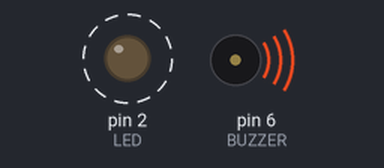
Simulated run of this sketch. Board: Arduino Uno, built with avr-gcc and run on an emulated ATmega328P. Shown: output pins drawn as LEDs (lit = HIGH), buzzer (waves = sounding). Dashed ring = blinking.

Above: at 0.9 s.
At 16.5 s:
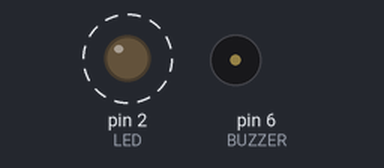
Timing chart, 0 to 19.3 s (numbered marks = the images above):
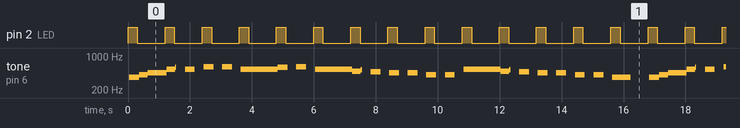

Measured:
- by itself, pin 2 (LED): alternates HIGH for 0.30 s and LOW for 0.90 s
- by itself, tone on pin 6 (BUZZER): plays 363 Hz for 0.32 s, 407 Hz for 0.28 s, 454 Hz for 0.60 s, 537 Hz for 0.28 s, 588 Hz for 0.04 s, 537 Hz for 0.32 s … (218 notes in this stretch)

The sketch:

Beeper.ino
```cpp
#define BUZZER 6
#define LED 2

int tune = 100;
int volume = 20;
long vosec = 0;
int ledx = 0;
long toneLength = 300000;

/*
 *
___________________________________________________
|   | |  | |   |   | |  | |  | |   |   | |  | |   |
|   | |  | |   |   | |  | |  | |   |   | |  | |   |
|   | |  | |   |   | |  | |  | |   |   | |  | |   |
|   |_|  |_|   |   |_|  |_|  |_|   |   |_|  |_|   |
|    |    |    |    |    |    |    |    |    |    |
|    |    |    |    |    |    |    |    |    |    |
|____|____|____|____|____|____|____|____|____|____|

  1  2 3  4  5    6 7 8  9 10 11 12  13 14 15
 *
 */


int tunes[] = {1, 3, 5, 6, 8, 0, 8, 0, //kocka leze dirou
              10, 0, 10, 0, 8, 8, 8, 8, //pes oknem
              10, 0, 10, 0, 8, 8, 8, 8, //pes oknem
              6, 0, 6, 0, 5, 0, 5, 0,  // nebude-li prset
              3, 0, 3, 0, 8, 8, 8, 8, //nezmokneeem
              6, 0, 6, 0, 5, 0, 5, 0,  // nebude-li prset
              3, 0, 3, 0, 1, 1, 0, 0, //nezmoknem
              -1};

int tones[] = { 0,
//  C    C#    D     D#     E     F    F#    G     G#    A    A#     H
//  1    2     3      4     5     6    7     8     9    10    11    12
  2834, 2675, 2525, 2383, 2249, 2123, 2004, 1891, 1785, 1685, 1590, 1501,
  1417, 1337, 1262, 1191, 1124, 1061, 1002,  945,  892,  842,  795,  750
};


int pos = 0;
void setup() {
  pinMode(BUZZER, OUTPUT);
  pinMode(LED, OUTPUT);
  tune = tones[tunes[pos++]];
  digitalWrite(LED, HIGH);
  ledx = 1;
}

void loop() {
    if (tune>0) {
    digitalWrite(BUZZER, HIGH);   // Přitáhneme membránu reproduktoru
    delayMicroseconds(volume);     // počkáme
    digitalWrite(BUZZER, LOW);    // pustíme membránu
    delayMicroseconds(tune-volume);     // zase počkáme
    vosec+=tune+volume;
    } else {
      delayMicroseconds(2000);
      vosec+=2000;
    }

    if (vosec>=toneLength) {
      vosec-=toneLength;

      if (tunes[pos]==-1) {
        pos = 0;
      }
      tune = tones[tunes[pos++]];

      // svetelny metronom
      if (ledx == 0 ) {
        digitalWrite(LED, HIGH);
      } else {
        digitalWrite(LED, LOW);
      }
      ledx++;
      if (ledx==4) {ledx=0;}
    }
}
```
